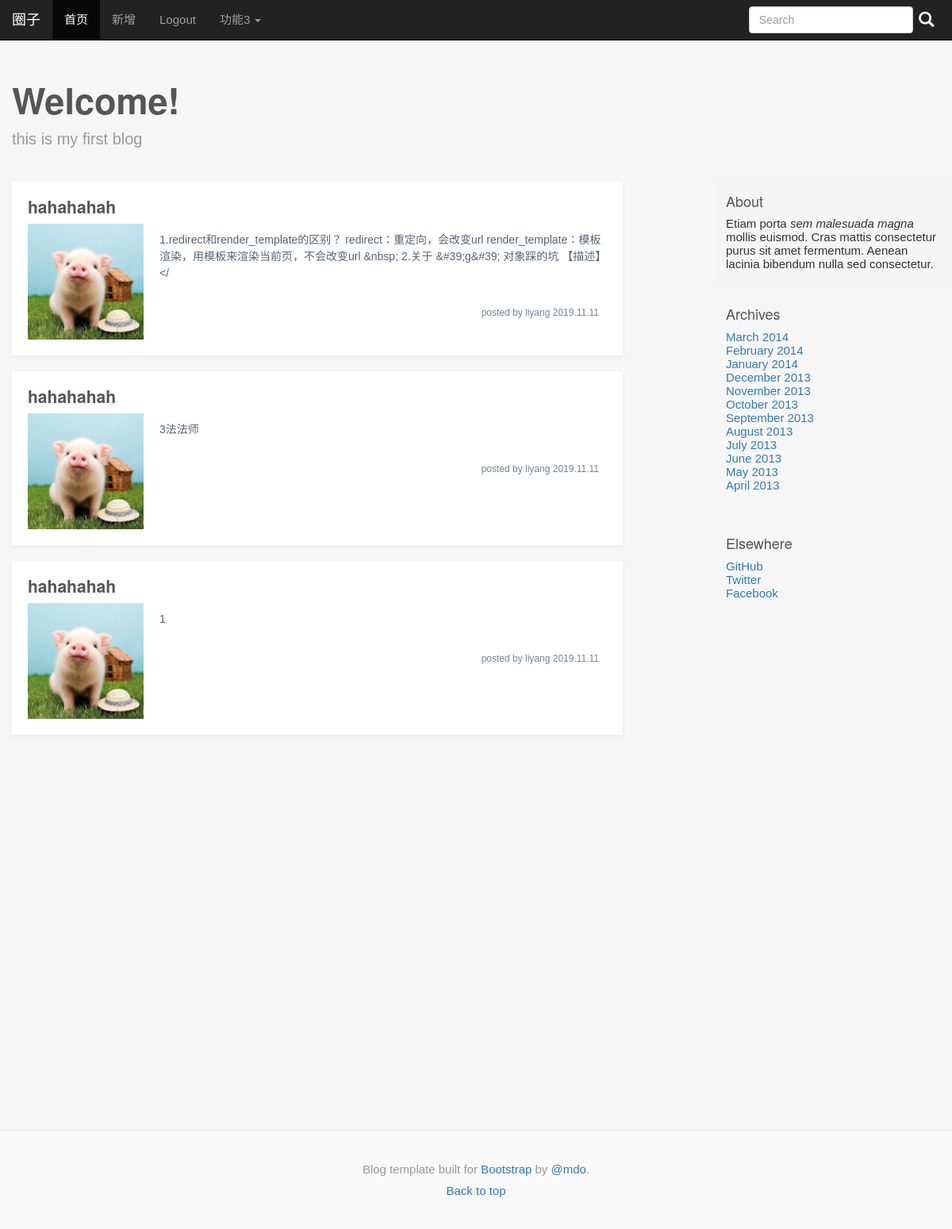
/, run on an earlier commit of the app's database.
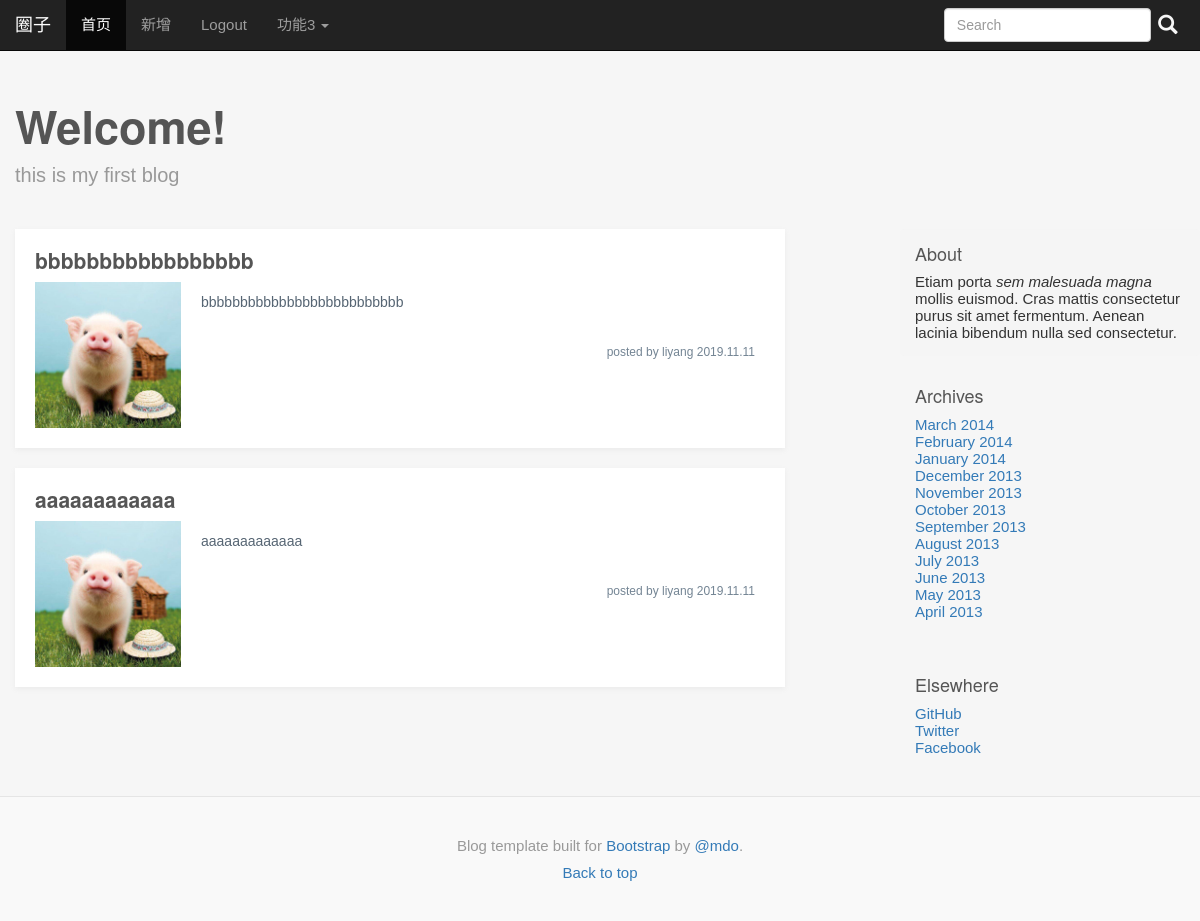
And on a later commit of the database.
### tables this page shows
CREATE TABLE post (
  id INTEGER PRIMARY KEY AUTOINCREMENT,
  author_id INTEGER NOT NULL,
  created TIMESTAMP NOT NULL DEFAULT (datetime(CURRENT_TIMESTAMP,'localtime')),
  title TEXT NOT NULL,
  body TEXT NOT NULL,
  FOREIGN KEY (author_id) REFERENCES user (id)
);

### myapp/blog.py (the view)
@bp.route('/')
def index():
    db = get_db()
    posts = db.execute(
        'SELECT p.id , title, SUBSTR(body,1,200) as body,created,author_id,username'
        '  FROM post p JOIN user u ON p.author_id = u.id'
        '  ORDER BY created DESC'
    ).fetchall()
    return render_template('blog/index.html',posts=posts)

### myapp/__init__.py (called while the page is built)
def create_app():
	app = Flask(__name__)
	app.config['SECRET_KEY']='dev'
	app.DEBUG=True
	app.config['CKEDITOR_SERVE_LOCAL'] = True
	app.config['CKEDITOR_HEIGHT'] = 400
	try:
		os.makedirs(app.instance_path)
	except OSError:
		print('makedirs existed')
	@app.template_filter('ellipsis')
	def do_ellipsis(arg):
		import re
		return re.sub(r"<.*?>",'',arg)
	from . import db
	db.init_app(app)
	from . import auth
	app.register_blueprint(auth.bp)
	from . import blog
	app.register_blueprint(blog.bp)
	app.add_url_rule('/',endpoint='index')
	ckeditor.init_app(app)
	return app

### myapp/auth.py (called while the page is built)
@bp.before_app_request
def load_logged_in_user():
	user_id = session.get('user_id')
	if user_id is None:
		g.user = None
	else:
		g.user = get_db().execute(
			'SELECT * FROM user WHERE id=?',(user_id,)
		).fetchone()

### myapp/db.py (called while the page is built)
def get_db():
	if not 'db' in g:
		g.db = sqlite3.connect(
			os.path.join(current_app.instance_path,'myapp.sqlite'),
			detect_types=sqlite3.PARSE_DECLTYPES
		)
		g.db.row_factory = sqlite3.Row
	return g.db

### myapp/templates/blog/index.html (shortened to what this page needs)
{% extends 'base.html' %}
{%block mycss%}
<link href="{{url_for('static',filename='blog_index.css')  }}" rel="stylesheet" >
{%endblock%}
{% block blog_title %}
  Welcome!
{% endblock %}
{% block blog_desc %}
this is my first blog
{% endblock %}
{% block blog_text %}
{% for post in posts %}
<div class="blog-articles">
  <h3 class="blog-title"><a href="{{ url_for('blog.article',id=post['id']) }}">{{post['title']}}</a></h3>
  <span class="blog-avatar">
    <a href="#">
      <img src="{{url_for('static',filename='pic/avatar.png')  }}" alt="test">
    </a>
  </span>
  <p class="blog-intro">{{ post['body']|ellipsis  }}</p>
  <div class="blog-info">posted by liyang 2019.11.11</div>
</div>
{% endfor %}
{% endblock %}

What changed in the data, as far as the page shows it:
removed post: title "hahahahah", body|ellipsis "1.redirect和render_template的区别？ redirect：重定向，会改变url render_template：模板渲染，用模板来渲染当前页，不会改变url &nbsp; 2.关于 &#39;g&#39; 对象踩的坑 【描述】</"
removed post: title "hahahahah", body|ellipsis "3法法师"
removed post: title "hahahahah", body|ellipsis "1"
added post: title "bbbbbbbbbbbbbbbbb", body|ellipsis "bbbbbbbbbbbbbbbbbbbbbbbbbb"
added post: title "aaaaaaaaaaaa", body|ellipsis "aaaaaaaaaaaaa"
